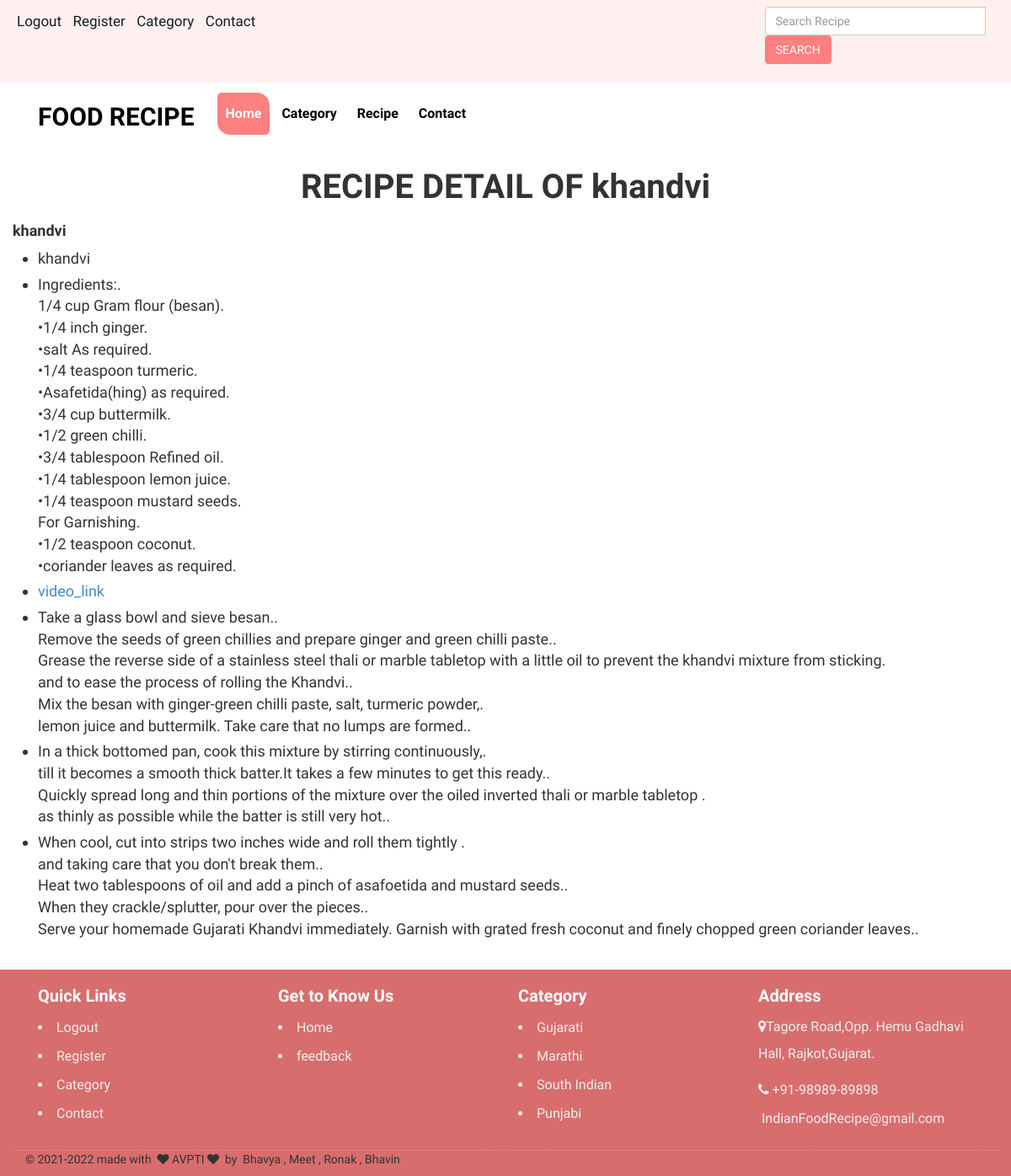
The app's page /healthy-recipe/recipedetail.php?id=1 (signed in) with its own data.
### tables this page shows
CREATE TABLE `r_details` (
  `recipe_id` int(5) NOT NULL,
  `recipe_name` varchar(20) NOT NULL,
  `ingredients` text NOT NULL,
  `video_link` varchar(255) NOT NULL,
  `r_description1` text NOT NULL,
  `r_description2` text NOT NULL,
  `r_description3` text NOT NULL,
  `category_id` int(5) NOT NULL
);

CREATE TABLE `category` (
  `category_id` int(20) NOT NULL,
  `category_nm` varchar(30) NOT NULL,
  `category_image` varchar(250) NOT NULL
);

### healthy-recipe/recipedetail.php (the view)
<?php
include 'header.php';
?>
 <?php
	$con = mysqli_connect("localhost", "root", "", "foodrecipes");
		$cid=$_REQUEST['id'];
	$qu = "SELECT * from  r_details where  recipe_id='$cid'";
	$res = mysqli_query($con,$qu);
	while($row=mysqli_fetch_array($res))
	{
	?>
<section id="blog" class="blog_detail clearfix">
 <div class="container">
  <div class="row">
    <div class="blog_d1 clearfix">
	<div class="recipe_1 clearfix">
     <div class="col-sm-12">
	   <h1>RECIPE DETAIL OF <?php echo $row['recipe_name'];?> </h1>
	 </div>
   </div>
    <h4><?php echo $row['recipe_name'];?></h4>
	<div class="blog_d2 clearfix">
	 <div class="col-sm-12">
       <ul>
		 <li><?php echo $row['recipe_name'];?></li>
		  <li><?php echo $row['ingredients'];?></li>
		   <li><a href="<?php echo $row['video_link'];?>">video_link</a></li>
		    <li><?php echo $row['r_description1'];?></li>
			 <li><?php echo $row['r_description2'];?></li>
			  <li><?php echo $row['r_description3'];?></li>
		</ul>
	 </div>
	</div>
	<?php  } ?>
  </div>
 </div>
</section>
<?php
include 'footer.php';
?>

### healthy-recipe/footer.php (shortened to what this page needs)
<section id="store">
 <div class="container">
  <div class="row">
   <div class="store_main clearfix">
     <div class="col-sm-12">
	<div class="col-sm-3">
	 <div class="store_2">
	 <h5 class="footer-title-29">Quick Links</h5>
	 <?php if(!isset($_SESSION['user']))
 {
	 ?>
	<li><a  href="signin.php" >Login</a></li>
          </li>
	 <?php
 }
 else
 {?>
        <li>    <a  href="logout.php" >Logout</a></li>
	  <?php
 }
 ?>
	<li><a href="registration.php" >Register</a></li>
	<li><a href="catgory.php"   >Category</a></li>
	<li><a href="contact.php">Contact</a></li>
</div>
	</div>
	 <div class="col-sm-3">
	 <div class="store_2">
	  <h5 class="footer-title-29">Get to Know Us</h5>
                      <li><a href="index.php">Home</a></li>
                      <li><a href="feedback.php">feedback</a></li>
   </div>
	</div>
	 <div class="col-sm-3">
	 <div class="store_2">
	 <h5>Category</h5>
	  <?php
	$con = mysqli_connect("localhost", "root", "", "foodrecipes");
	$qu = "Select * from category";
	$res = mysqli_query($con,$qu);
	while($row=mysqli_fetch_array($res))
	{
		   ?>
                  <li><a href="recipe.php?id=<?php echo $row['category_id']; ?>"> <?php echo $row['category_nm'];?></a></li>
	<?php
	}
?>
</div>
</div>
	<div class="col-sm-3">
	 <div class="store_2">
	 <h5>Address</h5>
	<ul>
 <li><p><span class="fa fa-map-marker"></span>Tagore Road,Opp. Hemu Gadhavi Hall, Rajkot,Gujarat.</p></li>
 <li><a href="tel:+91-98989-89898"><span class="fa fa-phone"></span> +91-98989-89898</a></li>
                      <li><a href="mailto:IndianFoodRecipe@gmail.com" class="mail"><span class="fa fa-envelope-open-o"></span> IndianFoodRecipe@gmail.com</a></li>
</ul>
	</div>
	</div>
   </div>
   </div>
   <div class="col-sm-12">
    <div class="store_3">© 2021-2022
                made with  &nbsp;<i class="fa fa-heart"></i> AVPTI <i class="fa fa-heart"></i>&nbsp;  by&nbsp;
              Bhavya&nbsp;,&nbsp;Meet&nbsp;,&nbsp;Ronak&nbsp;,&nbsp;Bhavin</div>
   </div>
  </div>
</body>
</html>

### healthy-recipe/css/style.css (style rules this page uses)
body { font-family: 'Gotu', sans-serif; }
ul { padding:0; margin:0; list-style:none!important; }
h1,h2,h3,h4,h5,h6 { font-weight:bold; }
#store { background-color:#d86d6d; padding-top:10px; padding-bottom:10px; }
.store_2 h5 { color: #fff; font-size: 20px; line-height: 22px; font-weight: bold; }
.store_2 ul { padding:0; margin:0; }
.store_2 li a { color: #eee; font-size: 16px; line-height: 34px; font-weight: 400; text-decoration:none; }
.store_2 li { color: #eee; font-size: 16px; line-height: 32px; }
.store_main { border-bottom:1px dashed #FF8080; padding-bottom:20px; }
#blog { padding-bottom:30px; }
.blog_detail { padding-top:30px; }
.blog_d2 ul { list-style: disc!important; padding-left: 15px; }
.blog_d2 ul li { font-size:18px; margin-bottom:5px; }
.recipe_1 h1 { font-size:40px; text-align:center; margin-top:0; }

### records on screen
r_details: recipe_name "khandvi", ingredients "Ingredients:. 1/4 cup Gram flour (besan). •1/4 inch ginger. •salt As required. •1/4 teaspoon turmeric. •Asafetida(hing) as required. •3/4 cup buttermilk. •1/2 green chilli. •3/4 tablespoon Refined oil. •1/4 tablespoon lemon juice. •1/4 teaspoon mustard seeds. For Garnishing. •1/2 teaspoon coconut. •coriander leaves as required.", r_description1 "Take a glass bowl and sieve besan.. Remove the seeds of green chillies and prepare ginger and green chilli paste.. Grease the reverse side of a stainless steel thali or marble tabletop with a little oil to prevent the khandvi mixture from sticking. and to ease the process of rolling the Khandvi.. Mix the besan with ginger-green chilli paste, salt, turmeric powder,. lemon juice and buttermilk. Take care that no lumps are formed..", r_description2 "In a thick bottomed pan, cook this mixture by stirring continuously,. till it becomes a smooth thick batter.It takes a few minutes to get this ready.. Quickly spread long and thin portions of the mixture over the oiled inverted thali or marble tabletop . as thinly as possible while the batter is still very hot..", r_description3 "When cool, cut into strips two inches wide and roll them tightly . and taking care that you don't break them.. Heat two tablespoons of oil and add a pinch of asafoetida and mustard seeds.. When they crackle/splutter, pour over the pieces.. Serve your homemade Gujarati Khandvi immediately. Garnish with grated fresh coconut and finely chopped green coriander leaves.."
category: category_nm "Gujarati"
category: category_nm "Marathi"
category: category_nm "South Indian"
category: category_nm "Punjabi"
